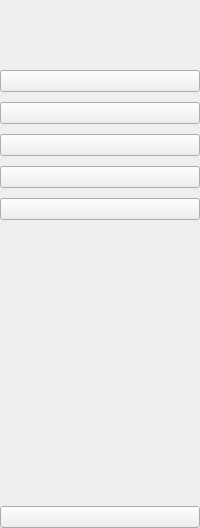
    <widget class="QWidget" name="iconOnlyWidget" native="true">
     <layout class="QVBoxLayout" name="verticalLayout_3">
      <property name="spacing">
       <number>0</number>
      </property>
      <property name="leftMargin">
       <number>0</number>
      </property>
      <property name="topMargin">
       <number>0</number>
      </property>
      <property name="rightMargin">
       <number>0</number>
      </property>
      <property name="bottomMargin">
       <number>0</number>
      </property>
      <item>
       <layout class="QHBoxLayout" name="horizontalLayoutLogo">
        <property name="spacing">
         <number>0</number>
        </property>
        <property name="leftMargin">
         <number>0</number>
        </property>
        <property name="topMargin">
         <number>0</number>
        </property>
        <property name="rightMargin">
         <number>0</number>
        </property>
        <property name="bottomMargin">
         <number>0</number>
        </property>
        <item>
         <widget class="QLabel" name="logo_label_1">
          <property name="minimumSize">
           <size>
            <width>66</width>
            <height>70</height>
           </size>
          </property>
          <property name="maximumSize">
           <size>
            <width>70</width>
            <height>70</height>
           </size>
          </property>
          <property name="text">
           <string/>
          </property>
          <property name="pixmap">
           <pixmap resource="resources.qrc">:/icons/ANEBW.png</pixmap>
          </property>
          <property name="scaledContents">
           <bool>true</bool>
          </property>
          <property name="wordWrap">
           <bool>false</bool>
          </property>
          <property name="margin">
           <number>0</number>
          </property>
          <property name="indent">
           <number>-1</number>
          </property>
         </widget>
        </item>
       </layout>
      </item>
      <item>
       <layout class="QVBoxLayout" name="verticalLayoutIcons">
        <property name="spacing">
         <number>10</number>
        </property>
        <item>
         <widget class="QPushButton" name="commButton">
          <property name="text">
           <string/>
          </property>
          <property name="icon">
           <iconset resource="resources.qrc">
            <normaloff>:/icons/antenna-3-32.ico</normaloff>
            <normalon>:/icons/antenna-3-48.ico</normalon>:/icons/antenna-3-32.ico</iconset>
          </property>
          <property name="iconSize">
           <size>
            <width>20</width>
            <height>20</height>
           </size>
          </property>
          <property name="checkable">
           <bool>true</bool>
          </property>
          <property name="autoRepeat">
           <bool>false</bool>
          </property>
          <property name="autoExclusive">
           <bool>true</bool>
          </property>
         </widget>
        </item>
        <item>
         <widget class="QPushButton" name="ioButton">
          <property name="text">
           <string/>
          </property>
          <property name="icon">
           <iconset resource="resources.qrc">
            <normaloff>:/icons/plug-32.ico</normaloff>
            <normalon>:/icons/plug-48.ico</normalon>:/icons/plug-32.ico</iconset>
          </property>
          <property name="iconSize">
           <size>
            <width>20</width>
            <height>20</height>
           </size>
          </property>
          <property name="checkable">
           <bool>true</bool>
          </property>
          <property name="autoExclusive">
           <bool>true</bool>
          </property>
         </widget>
        </item>
        <item>
         <widget class="QPushButton" name="otherButton">
          <property name="text">
           <string/>
          </property>
          <property name="icon">
           <iconset resource="resources.qrc">
            <normaloff>:/icons/test-tube-2-32.ico</normaloff>
            <normalon>:/icons/test-tube-2-48.ico</normalon>:/icons/test-tube-2-32.ico</iconset>
          </property>
          <property name="iconSize">
           <size>
            <width>20</width>
            <height>20</height>
           </size>
          </property>
          <property name="checkable">
           <bool>true</bool>
          </property>
          <property name="autoExclusive">
           <bool>true</bool>
          </property>
         </widget>
        </item>
        <item>
         <widget class="QPushButton" name="ferramentasButton">
          <property name="text">
           <string/>
          </property>
          <property name="icon">
           <iconset resource="resources.qrc">
            <normaloff>:/icons/wrench-2-32.ico</normaloff>
            <normalon>:/icons/wrench-2-48.ico</normalon>:/icons/wrench-2-32.ico</iconset>
          </property>
          <property name="iconSize">
           <size>
            <width>20</width>
            <height>20</height>
           </size>
          </property>
          <property name="checkable">
           <bool>true</bool>
          </property>
          <property name="autoExclusive">
           <bool>true</bool>
          </property>
         </widget>
        </item>
        <item>
         <widget class="QPushButton" name="dashButton">
          <property name="text">
           <string/>
          </property>
          <property name="icon">
           <iconset resource="resources.qrc">
            <normaloff>:/icons/dashboard-5-32.ico</normaloff>
            <normalon>:/icons/dashboard-5-48.ico</normalon>:/icons/dashboard-5-32.ico</iconset>
          </property>
          <property name="iconSize">
           <size>
            <width>20</width>
            <height>20</height>
           </size>
          </property>
          <property name="checkable">
           <bool>true</bool>
          </property>
          <property name="autoExclusive">
           <bool>true</bool>
          </property>
         </widget>
        </item>
       </layout>
      </item>
      <item>
       <spacer name="verticalSpacer">
        <property name="orientation">
         <enum>Qt::Vertical</enum>
        </property>
        <property name="sizeHint" stdset="0">
         <size>
          <width>20</width>
          <height>286</height>
         </size>
        </property>
       </spacer>
      </item>
      <item>
       <widget class="QPushButton" name="exitButton">
        <property name="text">
         <string/>
        </property>
        <property name="icon">
         <iconset>
          <normaloff>:/new/prefix1/botao.png</normaloff>
          <normalon>:/new/prefix1/botao.png</normalon>
          <disabledon>:/icons/close-window-64.ico</disabledon>:/new/prefix1/botao.png</iconset>
        </property>
        <property name="iconSize">
         <size>
          <width>20</width>
          <height>20</height>
         </size>
        </property>
       </widget>
      </item>
     </layout>
    </widget>
